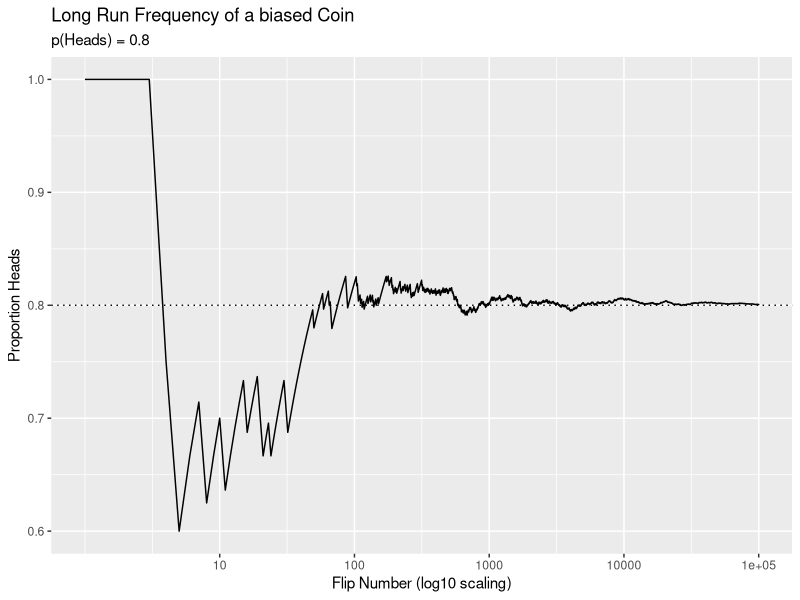
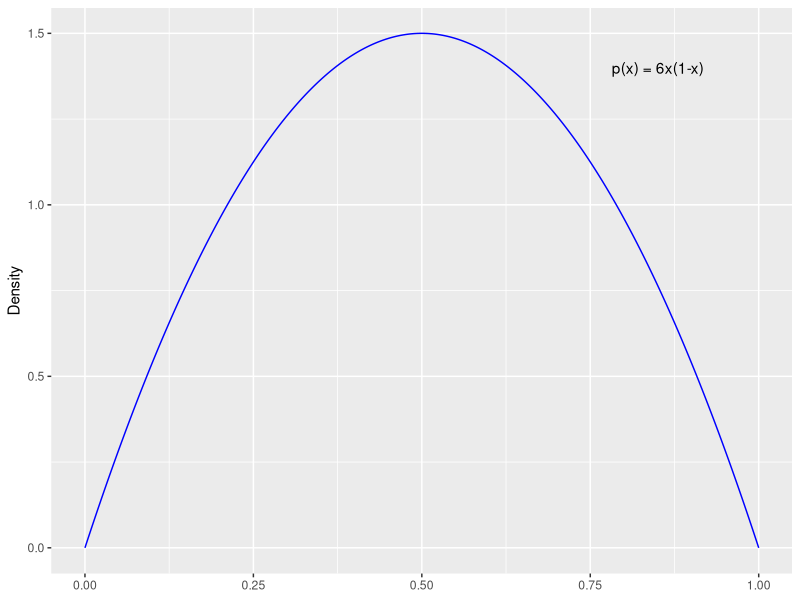
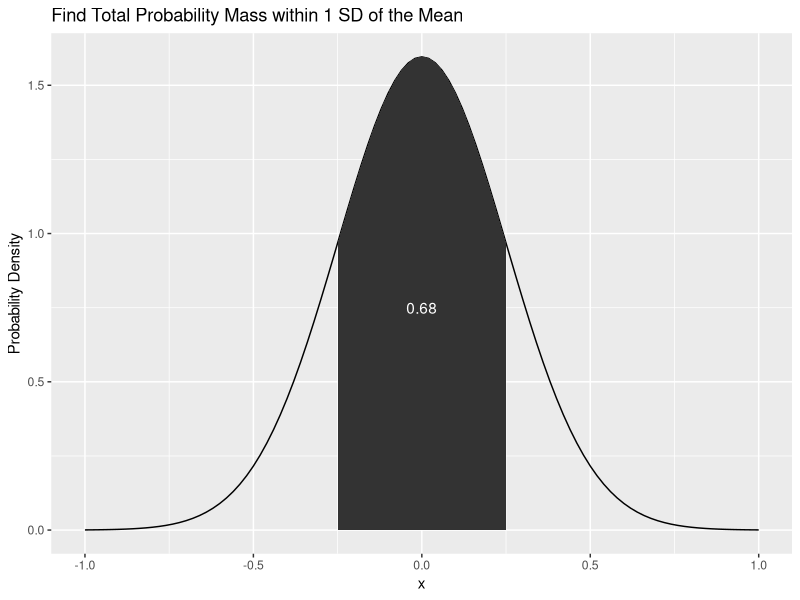

Reproduce these figures in R, in order.
## ---- chunk 1
knitr::opts_chunk$set(echo = TRUE, warning = FALSE, message = FALSE, comment = "")
## ---- chunk 2
# sum the cell frequencies in each table, forming a single table. 
EyeHairFreq <- apply(HairEyeColor, c("Eye", "Hair"), sum)
EyeHairFreq
## ---- chunk 3

# calculate the joint probability for each hair-eye color combination.
EyeHairProp <- round(EyeHairFreq / sum(EyeHairFreq), 2)
EyeHairProp
## ---- chunk 4

# get the sum total marginal frequency of hair color, from the Male and Female table.  
HairFreq <- apply(HairEyeColor, "Hair", sum) 
# calculate the marginal probability of Hair Color
HairProp <- round(HairFreq / sum(HairFreq), 2)
HairProp
## ---- chunk 5
EyeFreq <- apply(HairEyeColor, "Eye", sum) # sum the Eye columns, across both tables. 
EyeProp <- round(EyeFreq / sum(EyeFreq), 2)
EyeProp
## ---- chunk 6
# conditional probability. p(hair color | blue eyes) = p(blue, hair color) / p(blue)
round(EyeHairProp['Blue',] / EyeProp['Blue'], 2) 
## ---- chunk 7
library(ggplot2)

set.seed(123)
biased_coin_sim <- rbinom(n = 100000, size = 1, prob = 0.8)

# create dataframe to calculate cumulative heads, and the trial number.
long_run_frequency <- data.frame(cumulative_heads = cumsum(biased_coin_sim),
                                 flip_number = seq_along(biased_coin_sim))

log10_scale <- c(10, 100, 1000, 10000, 100000)
ggplot(long_run_frequency, aes(x = flip_number, y = cumulative_heads / flip_number)) +
    geom_line() +
    geom_hline(yintercept = 0.8, linetype = "dotted") +
    scale_x_log10(breaks = log10_scale, labels = log10_scale) +
    labs(x = "Flip Number (log10 scaling)",
         y = "Proportion Heads",
         title = "Long Run Frequency of a biased Coin",
         subtitle = "p(Heads) = 0.8")

## ---- chunk 8
library(purrr)
suit <- c("hearts", "diamonds", "clubs", "spades")
number <- c("9", "10", "Jack", "Queen", "King", "Ace")

pinockle_deck <- data.frame(suit = map(suit, rep, 12) %>%unlist(),
           number = rep(number, 8)) %>%
    table()

pinockle_deck
## ---- chunk 9
# find the joint probability distribution of each suit and number.
pinockle_joint_prob <-round(pinockle_deck / sum(pinockle_deck), 3)
pinockle_joint_prob

# probability of getting a 10. Find the marginal probability of a 10 by summing the 10 column, unconditioned by the suit. 
sum(pinockle_joint_prob[,"10"])

## ---- chunk 10
# probability of getting a 10 or a jack. These are mutually exclusive card numbers (i.e. a 10 can't also be a jack), so we can just sum each of their marginal probabilities. 
sum(pinockle_joint_prob[,c("10", "Jack")])

## ---- chunk 11
pr_density <- function(x) {
    value <- (6 * x) * (1 - x)
    value
}

# while not infinitesimal, we'll consider each interval width in the range to be .001
x_range <- seq(0, 1, by = .001) 

# calculating the probability density for each interval between [0,1] 
y_density <- pr_density(x_range)

data.frame(x_range, y_density) %>%
    ggplot(aes(x = x_range, y = y_density)) +
        geom_line(color = "blue") +
        annotate("text", x = 0.85, y = 1.4, label = "p(x) = 6x(1-x)") +
        labs(x = NULL,
             y = "Density")
## ---- chunk 12


ggplot(data.frame(x = c(-1, 1)), aes(x)) +
    stat_function(fun = dnorm, args = list(mean = 0, sd = 0.25)) +
    stat_function(fun = dnorm,
                  xlim = c(-0.25,0.25),
                  geom = "area",
                  args = list(mean = 0, sd = 0.25)) +
    # get the total probability mass between -1 and + 1 sd.
    annotate("text", x = 0, y = 0.75, 
             label = round(pnorm(0.25, 0, 0.25) - pnorm(-0.25, 0, 0.25), 2),
             color = "white") +
    labs(y = "Probability Density",
         title = "Find Total Probability Mass within 1 SD of the Mean")
  

## ---- chunk 13
# the provided marginal distribution of grade.
grade_propn <- c(grade1 = .2, grade6 = .2, grade11 = .6)
grade_propn
## ---- chunk 14
# the provided conditional distribution of food preference given grade of respondent
food_given_grade_propn <- matrix(c(0.3, 0.6, 0.1,
                                   0.6, 0.3, 0.1,
                                   0.3, 0.1, 0.6),
                                 byrow = TRUE,
                                 nrow = 3,
                                 ncol = 3,
                                 dimnames = list(grade = c("grade1", "grade6", "grade11"),
                                                 food = c("ice cream", "fruit", "fries")))
food_given_grade_propn
## ---- chunk 15
joint_probability_table <- grade_propn * food_given_grade_propn
joint_probability_table
## ---- chunk 16
# marginal probability of favorite food.
prob_favorite_food <- apply(joint_probability_table, "food", sum)
prob_favorite_food
